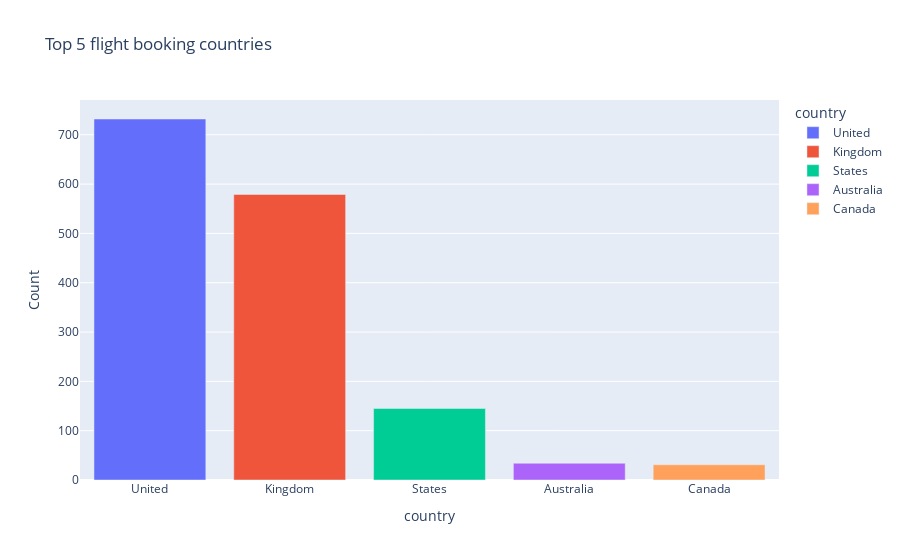

Write notebook code for a chart like this one.
### Code cell
px.bar(d,x='country', y='Count',color="country",title='Top 5 flight booking countries')

### Figure 1 — Plotly figure (JSON) as saved in the notebook; plotly's stock layout.template omitted (floating-point values rounded to 4 significant figures)
{"data": [{"alignmentgroup": "True", "hovertemplate": "country=%{x}<br>Count=%{y}<extra></extra>", "legendgroup": "United", "marker": {"color": "#636efa", "pattern": {"shape": ""}}, "name": "United", "offsetgroup": "United", "orientation": "v", "showlegend": true, "textposition": "auto", "type": "bar", "x": ["United"], "xaxis": "x", "y": [732], "yaxis": "y"}, {"alignmentgroup": "True", "hovertemplate": "country=%{x}<br>Count=%{y}<extra></extra>", "legendgroup": "Kingdom", "marker": {"color": "#EF553B", "pattern": {"shape": ""}}, "name": "Kingdom", "offsetgroup": "Kingdom", "orientation": "v", "showlegend": true, "textposition": "auto", "type": "bar", "x": ["Kingdom"], "xaxis": "x", "y": [579], "yaxis": "y"}, {"alignmentgroup": "True", "hovertemplate": "country=%{x}<br>Count=%{y}<extra></extra>", "legendgroup": "States", "marker": {"color": "#00cc96", "pattern": {"shape": ""}}, "name": "States", "offsetgroup": "States", "orientation": "v", "showlegend": true, "textposition": "auto", "type": "bar", "x": ["States"], "xaxis": "x", "y": [145], "yaxis": "y"}, {"alignmentgroup": "True", "hovertemplate": "country=%{x}<br>Count=%{y}<extra></extra>", "legendgroup": "Australia", "marker": {"color": "#ab63fa", "pattern": {"shape": ""}}, "name": "Australia", "offsetgroup": "Australia", "orientation": "v", "showlegend": true, "textposition": "auto", "type": "bar", "x": ["Australia"], "xaxis": "x", "y": [34], "yaxis": "y"}, {"alignmentgroup": "True", "hovertemplate": "country=%{x}<br>Count=%{y}<extra></extra>", "legendgroup": "Canada", "marker": {"color": "#FFA15A", "pattern": {"shape": ""}}, "name": "Canada", "offsetgroup": "Canada", "orientation": "v", "showlegend": true, "textposition": "auto", "type": "bar", "x": ["Canada"], "xaxis": "x", "y": [31], "yaxis": "y"}], "layout": {"barmode": "relative", "legend": {"title": {"text": "country"}, "tracegroupgap": 0}, "title": {"text": "Top 5 flight booking countries"}, "xaxis": {"anchor": "y", "categoryarray": ["United", "Kingdom", "States", "Australia", "Canada"], "categoryorder": "array", "domain": [0, 1], "title": {"text": "country"}}, "yaxis": {"anchor": "x", "domain": [0, 1], "title": {"text": "Count"}}}}
